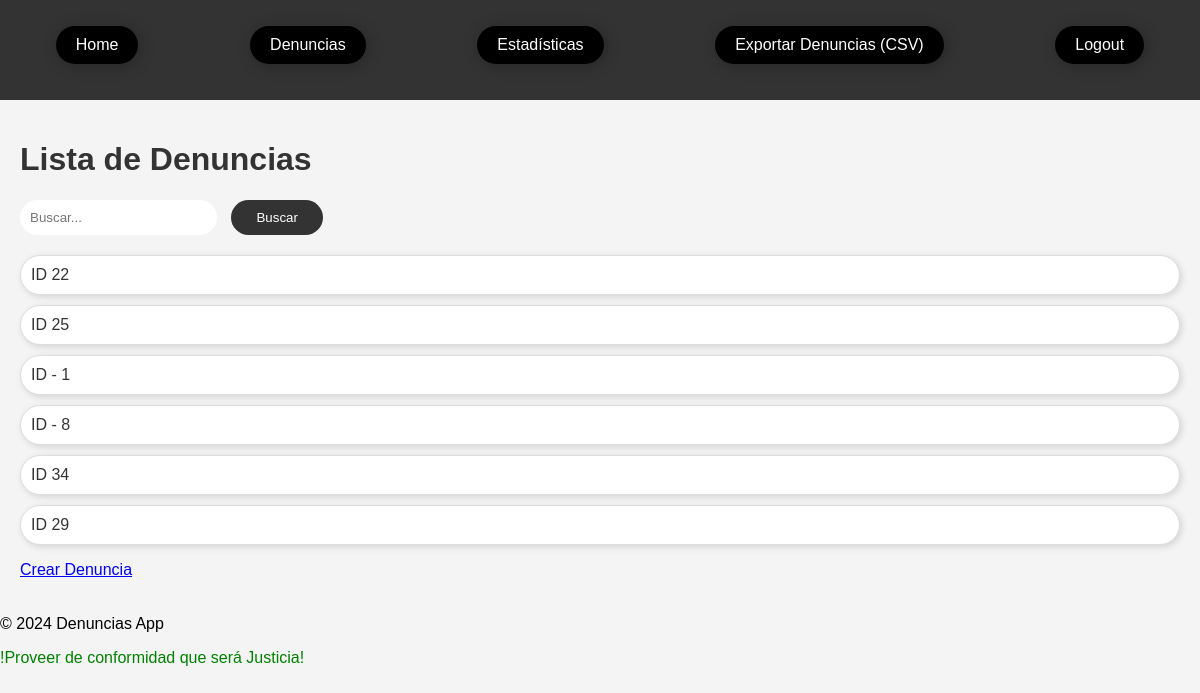
Page /denuncias/ (signed in) on the committed database.
### denuncias/models.py (models this page shows, shortened)
class Denuncia(models.Model):
    archivo = models.FileField(upload_to='archivos_denuncias/', null=True, blank=True)
    TIPOS_DELITO = [
        ('robo', 'Robo'),
        ('fraude', 'Fraude'),
        ('violencia', 'Violencia'),
        ('homicidio', 'Homicidio'),
        ('secuestro', 'Secuestro'),
        ('extorsion', 'Extorsión'),
        ('trafico_drogas', 'Tráfico de Drogas'),
        ('trata_personas', 'Trata de Personas'),
        ('lesiones', 'Lesiones'),
        ('estafa', 'Estafa'),
    ]
    BARRIOS = [
        ('Agronomía', 'Agronomía'),
        ('Almagro', 'Almagro'),
        ('Balvanera', 'Balvanera'),
        ('Barracas', 'Barracas'),
        ('Belgrano', 'Belgrano'),
        ('Caballito', 'Caballito'),
        ('Chacarita', 'Chacarita'),
        ('Colegiales', 'Colegiales'),
        ('Constitución', 'Constitución'),
        ('Flores', 'Flores'),
        ('Floresta', 'Floresta'),
        ('La Boca', 'La Boca'),
        ('La Paternal', 'La Paternal'),
        ('Liniers', 'Liniers'),
        ('Mataderos', 'Mataderos'),
        ('Monserrat', 'Monserrat'),
        ('Núñez', 'Núñez'),
        ('Palermo', 'Palermo'),
        ('Parque Avellaneda', 'Parque Avellaneda'),
        ('Parque Chacabuco', 'Parque Chacabuco'),
        ('Parque Patricios', 'Parque Patricios'),
        ('Puerto Madero', 'Puerto Madero'),
        ('Recoleta', 'Recoleta'),
        ('Retiro', 'Retiro'),
        ('Saavedra', 'Saavedra'),
        ('San Cristóbal', 'San Cristóbal'),
        ('San Nicolás', 'San Nicolás'),
        ('San Telmo', 'San Telmo'),
        ('Vélez Sársfield', 'Vélez Sársfield'),
        ('Villa Crespo', 'Villa Crespo'),
        ('Villa del Parque', 'Villa del Parque'),
        ('Villa Devoto', 'Villa Devoto'),
        ('Villa Lugano', 'Villa Lugano'),
        ('Villa Luro', 'Villa Luro'),
        ('Villa Pueyrredón', 'Villa Pueyrredón'),
        ('Villa Urquiza', 'Villa Urquiza'),
    ]
    ESTADOS_DENUNCIA = [
        ('presentada', 'Presentada'),
        ('confirmada', 'Confirmada'),
        ('sentencia_definitiva', 'Sentencia Definitiva'),
    ]
    titulo = models.CharField(max_length=100)
    descripcion = models.TextField()
    nombre_demandante = models.CharField(max_length=100)
    dni_demandante = models.CharField(max_length=15)
    estado = models.CharField(max_length=20, choices=ESTADOS_DENUNCIA, default='presentada')
    tipo_delito = models.CharField(max_length=20, choices=TIPOS_DELITO)
    fecha_creacion = models.DateTimeField(auto_now_add=True)
    barrio = models.CharField(max_length=100, choices=BARRIOS)
    fecha = models.DateField(null=True)
    documento_adjunto = models.FileField(upload_to='documentos_adjuntos/')

### denuncias/views.py (the view, shortened to what this page needs)
# urls.py: path('', views.DenunciaListView.as_view(), name='denuncia_list'),
class DenunciaListView(LoginRequiredMixin, ListView):
    model = Denuncia
    template_name = 'denuncias/denuncia_list.html'
    context_object_name = 'denuncias'
    def get_queryset(self):
        queryset = super().get_queryset()
        query = self.request.GET.get('q')
        return queryset
    def get_context_data(self, **kwargs):
        context = super().get_context_data(**kwargs)
        context['is_employee'] = self.request.user.groups.filter(name='Empleado').exists()
        return context

### denuncias/templates/denuncias/denuncia_list.html
{% extends "base_generic.html" %}
{% block content %}
  <h1>Lista de Denuncias</h1>
  <form method="GET" action="{% url 'denuncia_list' %}">
      <input type="text" name="q" placeholder="Buscar..." value="{{ request.GET.q }}">
      <button type="submit">Buscar</button>
  </form>
  <ul>
    {% for denuncia in denuncias %}
      <li>
        <a href="{% url 'denuncia_detail' denuncia.pk %}">{{ denuncia.titulo }}</a>
      </li>
    {% endfor %}
  </ul>
  {% if user.is_superuser %}
    <a href="{% url 'denuncia_create' %}">Crear Denuncia</a>
{% endif %}
{% endblock %}

### denuncias/static/css/style.css (style rules this page uses)
body { font-family: 'Arial', sans-serif; margin: 0; padding: 0; background-color: #f4f4f4; }
h1 { color: #333; }
form { margin-bottom: 20px; }
form input[type="text"] { padding: 10px; margin-right: 10px; border-radius: 20px; outline: none; border: none; }
form button { background-color: #333; color: #fff; border: none; cursor: pointer; border-radius: 20px; padding: 10px 25px; }
ul { list-style: none; padding: 0; }
ul li { padding: 10px; background-color: #fff; margin-bottom: 10px; border: 1px solid #ddd; border-radius: 20px; box-shadow:2px 2px 7px rgba(0, 0, 0, 0.128); }
ul li a { text-decoration: none; color: #333; }
button { padding: 10px; background-color: #333; color: #fff; border: none; cursor: pointer; }

### rows in the picture
Denuncia: titulo "ID 22"
Denuncia: titulo "ID 25"
Denuncia: titulo "ID - 1"
Denuncia: titulo "ID - 8"
Denuncia: titulo "ID 34"
Denuncia: titulo "ID 29"
